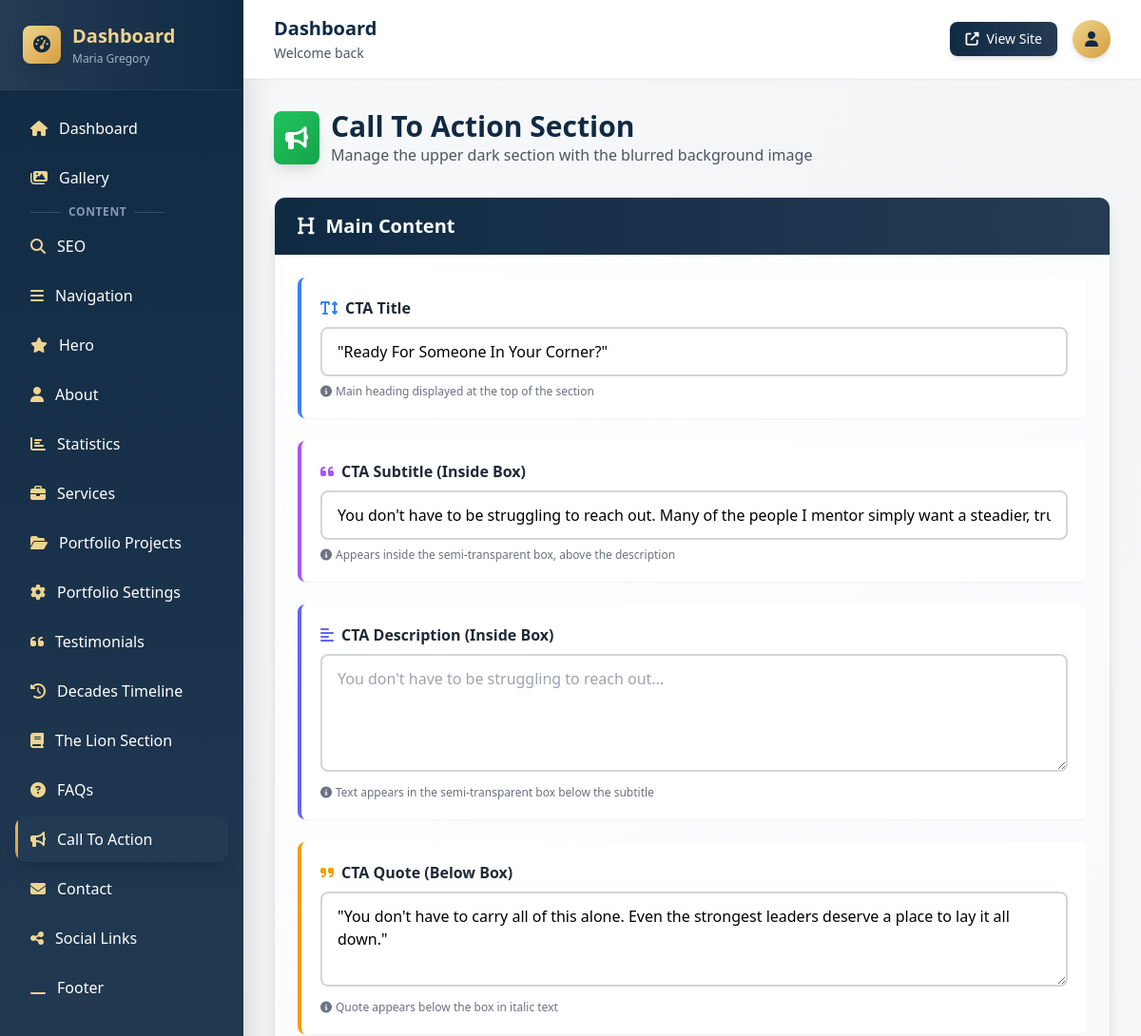
Before: /dashboard/cta/ (signed in, upper part) with the older database file.
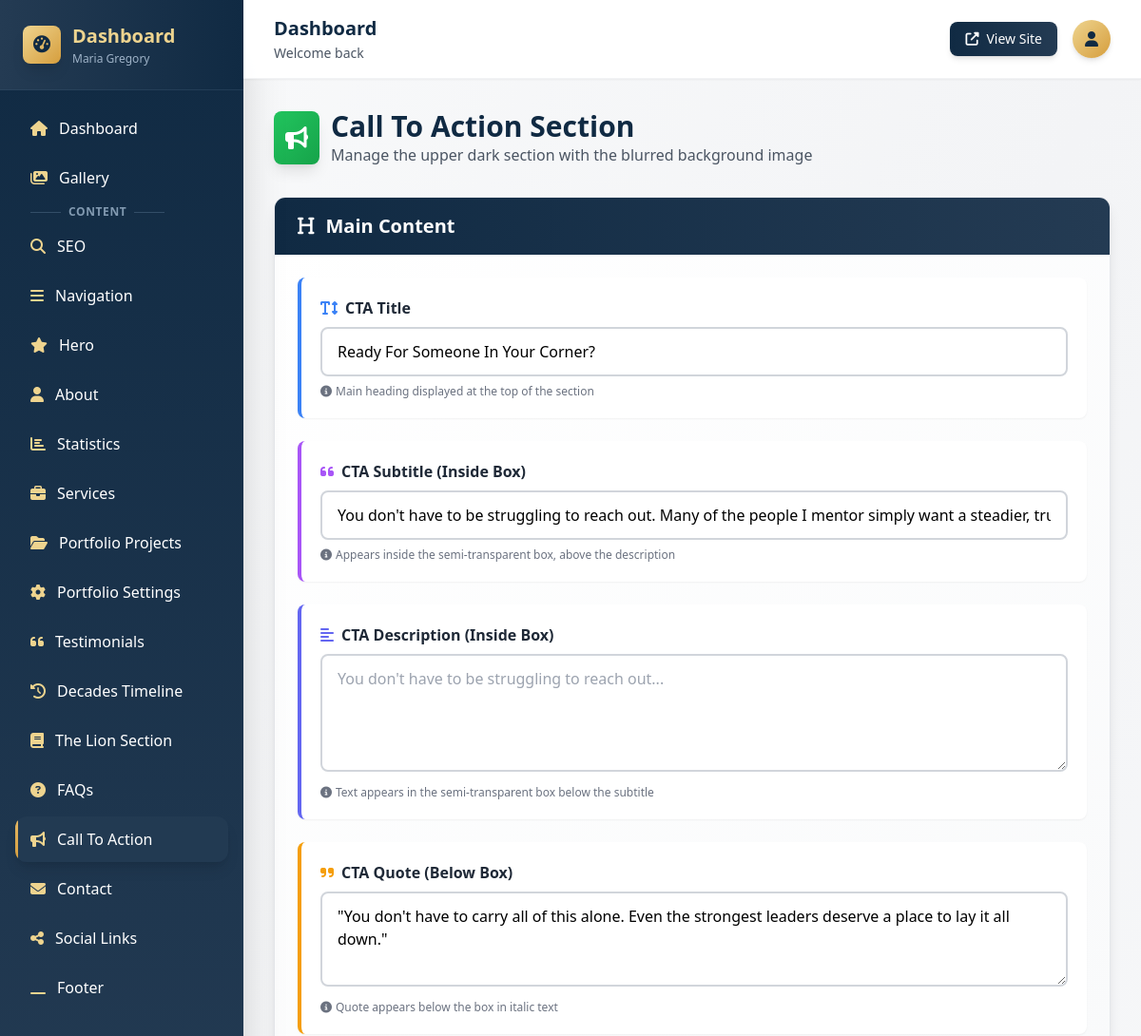
After: the same page with the newer database file.
### myApp/models.py (models this page shows, shortened)
class Contact(models.Model):
    cta_title = models.CharField(max_length=200, blank=True)
    cta_subtitle = models.CharField(max_length=300, blank=True)  # Subtitle inside the box
    cta_description = models.TextField(blank=True)
    cta_quote = models.TextField(blank=True)  # Quote below the box
    cta_button1_text = models.CharField(max_length=100, blank=True)
    cta_button1_url = models.CharField(max_length=200, blank=True)
    cta_button2_text = models.CharField(max_length=100, blank=True)
    cta_button2_url = models.CharField(max_length=200, blank=True)
    cta_button3_text = models.CharField(max_length=100, blank=True)
    cta_button3_url = models.CharField(max_length=200, blank=True)
    title = models.CharField(max_length=200)
    subtitle = models.CharField(max_length=300, blank=True)
    description = models.TextField(blank=True)
    content = JSONField(default=dict, blank=True)
    is_active = models.BooleanField(default=True)
    updated_at = models.DateTimeField(auto_now=True)
    class Meta:
        verbose_name_plural = "Contact Sections"

### myApp/dashboard_views.py (the view, shortened to what this page needs)
# urls.py: path('cta/', dashboard_views.cta_edit, name='cta_edit'),
@login_required
def cta_edit(request):
    contact, created = Contact.objects.get_or_create(pk=1)
    context = {'contact': contact}
    return render(request, 'dashboard/cta_edit.html', context)

### myApp/templates/dashboard/cta_edit.html (shortened to what the changed rows need)
{% extends "dashboard/base.html" %}
{% block content %}
<div class="mb-8">
    <div class="flex items-center gap-3 mb-2">
        <div>
            <h1 class="text-3xl font-bold text-navy-900">Call To Action Section</h1>
        </div>
    </div>
</div>
<form method="post" class="space-y-6">
    <div class="bg-gradient-to-br from-white to-gray-50 rounded-xl shadow-lg border border-gray-200 overflow-hidden">
        <div class="bg-gradient-to-r from-navy-900 to-navy-800 px-6 py-4">
            <div class="flex items-center gap-3">
                <h2 class="text-xl font-bold text-white">Main Content</h2>
            </div>
        </div>
        <div class="p-6 space-y-6">
            <div class="bg-white rounded-lg p-5 border-l-4 border-blue-500 shadow-sm">
                <label class="block text-gray-800 font-semibold mb-2 flex items-center gap-2">
                    <i class="fas fa-text-height text-blue-500"></i>
                    CTA Title
                </label>
                <input type="text" name="cta_title" value="{{ contact.cta_title|default:'' }}" class="w-full px-4 py-3 border-2 border-gray-300 rounded-lg focus:ring-2 focus:ring-blue-500 focus:border-blue-500 transition-all" placeholder="Let's start a conversation">
                <p class="text-xs text-gray-500 mt-2 flex items-center gap-1">
                    <i class="fas fa-info-circle"></i>
                    Main heading displayed at the top of the section
                </p>
            </div>
            <div class="bg-white rounded-lg p-5 border-l-4 border-purple-500 shadow-sm">
                <label class="block text-gray-800 font-semibold mb-2 flex items-center gap-2">
                    <i class="fas fa-quote-left text-purple-500"></i>
                    CTA Subtitle (Inside Box)
                </label>
                <input type="text" name="cta_subtitle" value="{{ contact.cta_subtitle|default:'' }}" class="w-full px-4 py-3 border-2 border-gray-300 rounded-lg focus:ring-2 focus:ring-purple-500 focus:border-purple-500 transition-all" placeholder="Ready For Someone In Your Corner?">
                <p class="text-xs text-gray-500 mt-2 flex items-center gap-1">
                    <i class="fas fa-info-circle"></i>
                    Appears inside the semi-transparent box, above the description
                </p>
            </div>
            <div class="bg-white rounded-lg p-5 border-l-4 border-amber-500 shadow-sm">
                <label class="block text-gray-800 font-semibold mb-2 flex items-center gap-2">
                    <i class="fas fa-quote-right text-amber-500"></i>
                    CTA Quote (Below Box)
                </label>
                <textarea name="cta_quote" rows="3" class="w-full px-4 py-3 border-2 border-gray-300 rounded-lg focus:ring-2 focus:ring-amber-500 focus:border-amber-500 transition-all resize-y" placeholder="You don't have to carry all of this alone. Even the strongest leaders deserve a place to lay it all down.">{{ contact.cta_quote|default:'' }}</textarea>
                <p class="text-xs text-gray-500 mt-2 flex items-center gap-1">
                    <i class="fas fa-info-circle"></i>
                    Quote appears below the box in italic text
                </p>
            </div>
        </div>
    </div>
</form>
{% endblock %}

Changed rows visible on the page:
changed Contact: cta_title "\"Ready For Someone In Your Corner?\"" → "Ready For Someone In Your Corner?"
